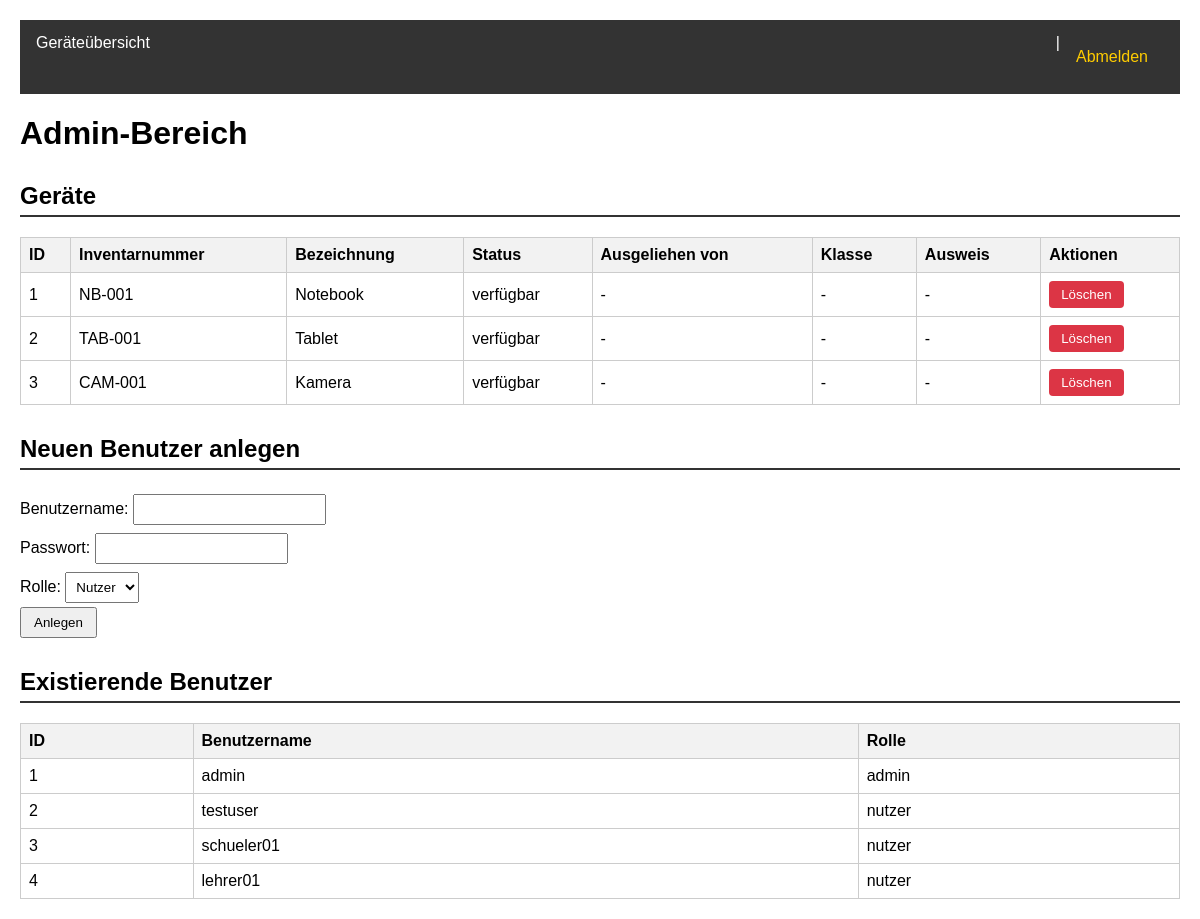
/admin (signed in), run on the app's committed database.
### tables this page shows
CREATE TABLE geraete (
            id INTEGER PRIMARY KEY AUTOINCREMENT,
            inventarnummer TEXT NOT NULL UNIQUE,
            bezeichnung TEXT NOT NULL,
            ausgeliehen_von TEXT NULL,
            klasse TEXT NULL,
            ausweisnummer TEXT NULL
        );

CREATE TABLE benutzer (
            id INTEGER PRIMARY KEY AUTOINCREMENT,
            username TEXT NOT NULL UNIQUE,
            passwort_hash TEXT NOT NULL,
            rolle TEXT NOT NULL DEFAULT 'nutzer'
        );

### app.py (the view)
@app.route('/admin')
def admin():
    if not logged_in():
        flash('Bitte zuerst einloggen.', 'error')
        return redirect(url_for('login'))
    if session.get('rolle') != 'admin':
        flash('Keine Berechtigung für den Admin-Bereich.', 'error')
        return redirect(url_for('index'))
    conn = db.get_conn()
    geraete = conn.execute('SELECT * FROM geraete').fetchall()
    benutzer = conn.execute('SELECT id, username, rolle FROM benutzer').fetchall()
    conn.close()
    return render_template('admin.html', geraete=geraete, benutzer=benutzer, mask_ausweis=mask_ausweis)

### app.py (called while the page is built)
@app.before_request
def init():
    db.init_db()

def logged_in():
    return 'benutzername' in session

### db.py (called while the page is built)
def get_conn():
    conn = sqlite3.connect(DB_PATH)
    conn.row_factory = sqlite3.Row
    return conn

def init_db():
    conn = get_conn()
    conn.execute('''
        CREATE TABLE IF NOT EXISTS geraete (
            id INTEGER PRIMARY KEY AUTOINCREMENT,
            inventarnummer TEXT NOT NULL UNIQUE,
            bezeichnung TEXT NOT NULL,
            ausgeliehen_von TEXT NULL,
            klasse TEXT NULL,
            ausweisnummer TEXT NULL
        )
    ''')
    conn.execute('''
        CREATE TABLE IF NOT EXISTS benutzer (
            id INTEGER PRIMARY KEY AUTOINCREMENT,
            username TEXT NOT NULL UNIQUE,
            passwort_hash TEXT NOT NULL,
            rolle TEXT NOT NULL DEFAULT 'nutzer'
        )
    ''')
    conn.execute('''
        INSERT OR IGNORE INTO benutzer (username, passwort_hash, rolle)
        VALUES (?, ?, ?)
    ''', ('admin', 'admin123', 'admin'))
    conn.commit()
    conn.close()

### templates/admin.html (shortened to what this page needs)
<!DOCTYPE html>
<html lang="de">
<head>
</head>
<body>
    <div class="navbar">
        <a href="/">Geräteübersicht</a>
        <span style="color:white; float:right; padding:14px 16px;">
            {{ benutzername }} |
            <a href="/logout" style="color:#ffcc00;" class="logout-btn">Abmelden</a>
        </span>
    </div>
    <h1>Admin-Bereich</h1>
    <h2>Geräte</h2>
    <table>
        <thead>
            <tr>
                <th>ID</th>
                <th>Inventarnummer</th>
                <th>Bezeichnung</th>
                <th>Status</th>
                <th>Ausgeliehen von</th>
                <th>Klasse</th>
                <th>Ausweis</th>
                <th>Aktionen</th>
            </tr>
        </thead>
        <tbody>
            {% for geraet in geraete %}
            <tr>
                <td>{{ geraet['id'] }}</td>
                <td>{{ geraet['inventarnummer'] }}</td>
                <td>{{ geraet['bezeichnung'] }}</td>
                <td>{% if geraet['ausgeliehen_von'] %}ausgeliehen{% else %}verfügbar{% endif %}</td>
                <td>{% if geraet['ausgeliehen_von'] %}{{ geraet['ausgeliehen_von'] }}{% else %}-{% endif %}</td>
                <td>{% if geraet['klasse'] %}{{ geraet['klasse'] }}{% else %}-{% endif %}</td>
                <td>{% if geraet['ausweisnummer'] %}{{ mask_ausweis(geraet['ausweisnummer']) }}{% else %}-{% endif %}</td>
                <td>
                    {% if not geraet['ausgeliehen_von'] %}
                        <form class="inline" method="POST" action="/admin/loeschen/{{ geraet['id'] }}">
                            <button type="submit" class="btn-danger">Löschen</button>
                        </form>
                    {% endif %}
                </td>
            </tr>
            {% endfor %}
        </tbody>
    </table>
    <h2>Neuen Benutzer anlegen</h2>
    <form class="benutzer-form" method="POST" action="/admin/benutzer_anlegen">
        <label>Benutzername:</label>
        <input type="text" name="username" required><br>
        <label>Passwort:</label>
        <input type="password" name="password" required><br>
        <label>Rolle:</label>
        <select name="rolle">
            <option value="nutzer">Nutzer</option>
        </select><br>
        <button type="submit">Anlegen</button>
    </form>
    <h2>Existierende Benutzer</h2>
    <table>
        <thead>
            <tr>
                <th>ID</th>
                <th>Benutzername</th>
                <th>Rolle</th>
            </tr>
        </thead>
        <tbody>
            {% for b in benutzer %}
            <tr>
                <td>{{ b['id'] }}</td>
                <td>{{ b['username'] }}</td>
                <td>{{ b['rolle'] }}</td>
            </tr>
            {% endfor %}
        </tbody>
    </table>
</body>
</html>

### templates/admin.html (style rules this page uses)
body { font-family: Arial, sans-serif; margin: 20px; }
table { border-collapse: collapse; width: 100%; margin-top: 10px; margin-bottom: 20px; }
th, td { border: 1px solid #ccc; padding: 8px; text-align: left; }
th { background-color: #f2f2f2; }
.navbar { background-color: #333; overflow: hidden; margin-bottom: 20px; }
.navbar a { float: left; display: block; color: white; text-align: center; padding: 14px 16px; text-decoration: none; }
.navbar .logout-btn { float: right; }
h2 { clear: both; margin-top: 30px; border-bottom: 2px solid #333; padding-bottom: 5px; }
form.inline { display: inline; }
button { padding: 6px 12px; cursor: pointer; }
.btn-danger { background-color: #dc3545; color: white; border: none; border-radius: 4px; }
.benutzer-form { max-width: 400px; margin-top: 10px; }
.benutzer-form input, .benutzer-form select { padding: 6px; margin: 4px 4px 4px 0; }

### data on the page
geraete: id "1", inventarnummer "NB-001", bezeichnung "Notebook"
geraete: id "2", inventarnummer "TAB-001", bezeichnung "Tablet"
geraete: id "3", inventarnummer "CAM-001", bezeichnung "Kamera"
benutzer: id "1", username "admin", rolle "admin"
benutzer: id "2", username "testuser", rolle "nutzer"
benutzer: id "3", username "schueler01", rolle "nutzer"
benutzer: id "4", username "lehrer01", rolle "nutzer"
